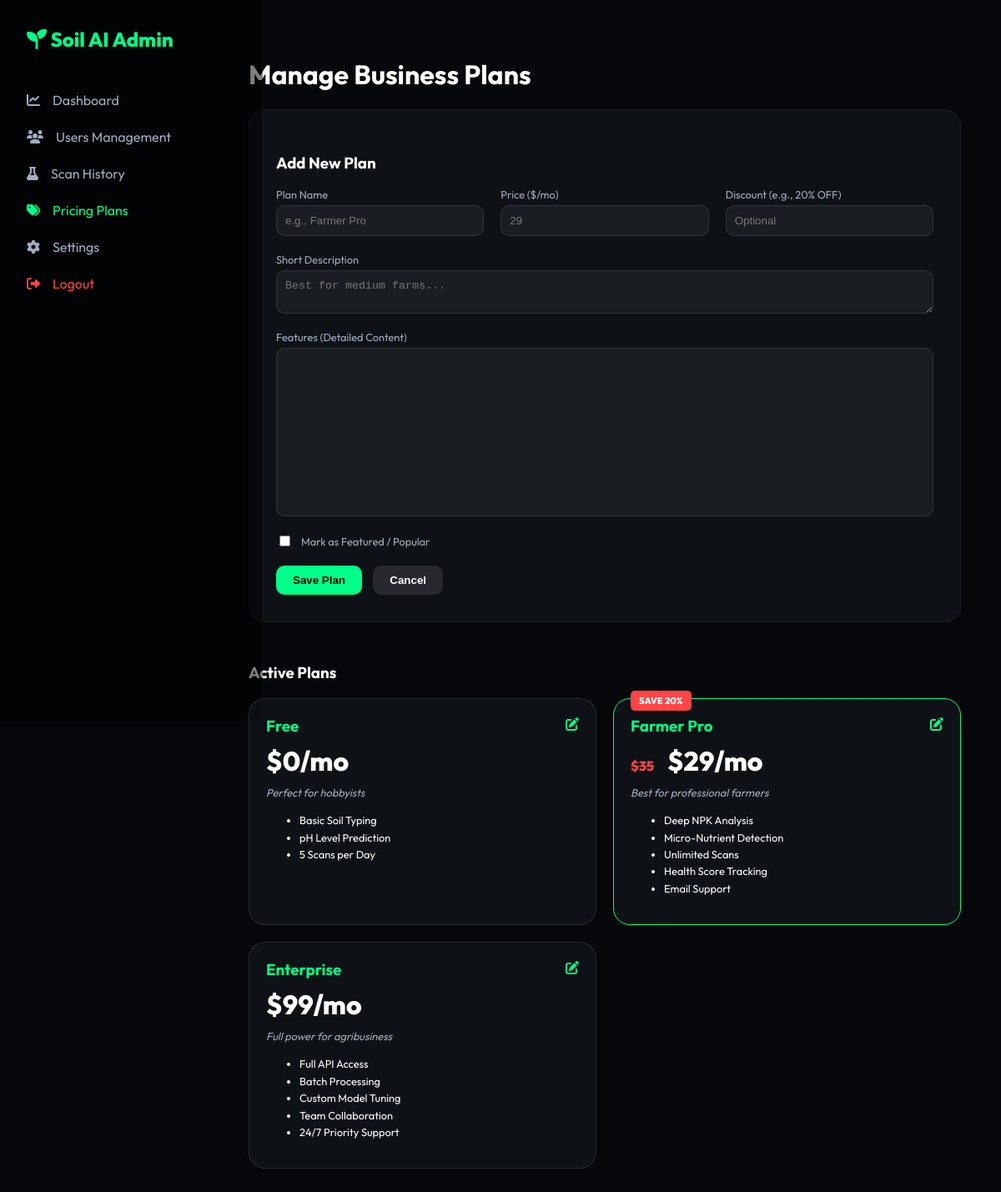
The page /api/admin/plans (signed in) on the database its author committed.
### models.py (models this page shows)
class PricingPlan(db.Model):
    id = db.Column(db.Integer, primary_key=True)
    name = db.Column(db.String(50), nullable=False)
    price = db.Column(db.String(20), nullable=False)
    discount = db.Column(db.String(20), nullable=True)
    description = db.Column(db.Text, nullable=True)
    features = db.Column(db.Text, nullable=False) # Comma separated or HTML
    is_featured = db.Column(db.Boolean, default=False)
    order = db.Column(db.Integer, default=0)

### app.py (the view, shortened to what this page needs)
@app.route('/api/admin/plans', methods=['GET', 'POST'])
@login_required
def admin_plans():
    from models import PricingPlan
    all_plans = PricingPlan.query.order_by(PricingPlan.order).all()
    plans_list = []
    for p in all_plans:
        plans_list.append({
            "id": p.id,
            "name": p.name,
            "price": p.price,
            "discount": p.discount,
            "description": p.description,
            "features": p.features,
            "is_featured": p.is_featured
        })
    return render_template('admin_plans.html', plans=plans_list, active_page='plans')

### app.py (called while the page is built)
@login_manager.user_loader
def load_user(user_id):
    return User.query.get(int(user_id))

### templates/admin_plans.html (shortened to what this page needs)
<!DOCTYPE html>
<html lang="en">
<head>
    <link rel="stylesheet" href="https://cdnjs.cloudflare.com/ajax/libs/font-awesome/6.4.0/css/all.min.css">
    <link href="https://cdn.quilljs.com/1.3.6/quill.snow.css" rel="stylesheet">
</head>
<body>
    <div class="sidebar">
        <div class="logo"><i class="fas fa-seedling"></i> Soil AI Admin</div>
        <ul class="nav-links">
            <li><a href="{{ url_for('admin_dashboard') }}"
                    class="{{ 'active' if active_page == 'dashboard' else '' }}"><i class="fas fa-chart-line"></i>
                    Dashboard</a></li>
            <li><a href="{{ url_for('admin_users') }}" class="{{ 'active' if active_page == 'users' else '' }}"><i
                        class="fas fa-users"></i> Users Management</a></li>
            <li><a href="{{ url_for('admin_scans') }}" class="{{ 'active' if active_page == 'scans' else '' }}"><i
                        class="fas fa-flask"></i> Scan History</a></li>
            <li><a href="{{ url_for('admin_plans') }}" class="{{ 'active' if active_page == 'plans' else '' }}"><i
                        class="fas fa-tags"></i> Pricing Plans</a></li>
            <li><a href="{{ url_for('admin_settings') }}" class="{{ 'active' if active_page == 'settings' else '' }}"><i
                        class="fas fa-cog"></i> Settings</a></li>
            <li><a href="{{ url_for('admin_logout') }}" class="logout"><i class="fas fa-sign-out-alt"></i> Logout</a>
            </li>
        </ul>
    </div>
    <div class="main-content">
        <header>
            <h1>Manage Business Plans</h1>
        </header>
        <div class="plan-editor">
            <h3 id="editor-title">Add New Plan</h3>
            <form method="POST" id="plan-form">
                <div class="form-row">
                    <div class="form-group">
                        <label>Plan Name</label>
                        <input type="text" name="name" id="plan-name" required placeholder="e.g., Farmer Pro">
                    </div>
                    <div class="form-group">
                        <label>Price ($/mo)</label>
                        <input type="text" name="price" id="plan-price" required placeholder="29">
                    </div>
                    <div class="form-group">
                        <label>Discount (e.g., 20% OFF)</label>
                        <input type="text" name="discount" id="plan-discount" placeholder="Optional">
                    </div>
                </div>
                <div class="form-group" style="margin-bottom: 20px;">
                    <label>Short Description</label>
                    <textarea name="description" id="plan-description" rows="2"
                        placeholder="Best for medium farms..."></textarea>
                </div>
                <div class="form-group" style="margin-bottom: 20px;">
                    <label>Features (Detailed Content)</label>
                    <div id="editor-container"></div>
                </div>
                <div class="form-group"
                    style="flex-direction: row; align-items: center; gap: 10px; margin-bottom: 20px;">
                    <input type="checkbox" name="is_featured" id="plan-featured">
                    <label for="plan-featured">Mark as Featured / Popular</label>
                </div>
                <button type="submit" class="btn">Save Plan</button>
                <button type="button" class="btn" onclick="resetForm()"
                    style="background: rgba(255,255,255,0.1); color: white; margin-left: 10px;">Cancel</button>
            </form>
        </div>
        <h3>Active Plans</h3>
        <div class="plans-list">
            {% for plan in plans %}
            <div class="plan-card {{ 'featured' if plan.is_featured else '' }}">
                {% if plan.discount %}
                <div class="discount-badge">{{ plan.discount }}</div>
                {% endif %}
                <div class="edit-btn" onclick='editPlan({{ plan|tojson }})'>
                    <i class="fas fa-edit"></i>
                </div>
                <h3>{{ plan.name }}</h3>
                <div class="price">
                    {% if plan.discount %}
                    <span class="old-price">${{ (plan.price|float * 1.2)|round|int }}</span>
                    {% endif %}
                    ${{ plan.price }}<span>/mo</span>
                </div>
                <div class="description">{{ plan.description }}</div>
                <div class="features">
                    {{ plan.features|safe }}
                </div>
            </div>
            {% endfor %}
        </div>
    </div>
</body>
</html>

### templates/admin_plans.html (style rules this page uses)
:root { --bg-color: #05070a; --accent-color: #00ff88; --card-bg: rgba(20, 25, 30, 0.6); --text-primary: #ffffff; --text-secondary: #a0aec0; }
body { font-family: 'Outfit', sans-serif; background: var(--bg-color); color: white; margin: 0; display: flex; }
.sidebar { width: 250px; height: 100vh; background: rgba(0, 0, 0, 0.5); border-right: 1px solid rgba(255, 255, 255, 0.05); padding: 2rem; position: fixed; }
.logo { font-size: 1.5rem; font-weight: 800; margin-bottom: 3rem; color: var(--accent-color); }
.nav-links { list-style: none; padding: 0; }
.nav-links li { margin-bottom: 1.5rem; }
.nav-links a { color: var(--text-secondary); text-decoration: none; display: flex; align-items: center; gap: 15px; transition: 0.3s; }
.nav-links a:hover, .nav-links a.active { color: var(--accent-color); }
.main-content { margin-left: 250px; padding: 3rem; width: 100%; }
.plan-editor { background: var(--card-bg); border-radius: 20px; padding: 2rem; border: 1px solid rgba(255, 255, 255, 0.05); margin-bottom: 3rem; }
.form-row { display: grid; grid-template-columns: repeat(3, 1fr); gap: 20px; margin-bottom: 20px; }
.form-group { display: flex; flex-direction: column; gap: 5px; }
label { color: var(--text-secondary); font-size: 0.8rem; }
input, textarea { background: rgba(255, 255, 255, 0.05); border: 1px solid rgba(255, 255, 255, 0.1); padding: 10px; border-radius: 10px; color: white; outline: none; }
#editor-container { height: 200px; background: rgba(255, 255, 255, 0.05); color: white; border: 1px solid rgba(255, 255, 255, 0.1); border-radius: 10px; }
.btn { background: var(--accent-color); color: black; border: none; padding: 10px 20px; border-radius: 10px; font-weight: 800; cursor: pointer; }
.plans-list { display: grid; grid-template-columns: repeat(auto-fill, minmax(300px, 1fr)); gap: 20px; }
.plan-card { background: var(--card-bg); border: 1px solid rgba(255, 255, 255, 0.1); padding: 20px; border-radius: 20px; position: relative; }
.plan-card.featured { border-color: var(--accent-color); }
.discount-badge { position: absolute; top: -10px; left: 20px; background: #ff4444; color: white; padding: 5px 10px; border-radius: 5px; font-size: 0.7rem; font-weight: 800; }
.plan-card h3 { margin: 0; color: var(--accent-color); }
.plan-card .price { font-size: 2rem; font-weight: 800; margin: 10px 0; }
.old-price { text-decoration: line-through; color: #ff4444; font-size: 1rem; margin-right: 10px; }
.plan-card .description { font-size: 0.8rem; color: var(--text-secondary); margin-bottom: 15px; font-style: italic; }
.plan-card .features { font-size: 0.8rem; color: var(--text-primary); line-height: 1.6; }
.edit-btn { position: absolute; top: 20px; right: 20px; color: var(--accent-color); cursor: pointer; }
.logout { color: #ff4444 !important; }

### rows shown on the page
PricingPlan: name "Free", price "0", description "Perfect for hobbyists", features "Basic Soil Typing pH Level Prediction 5 Scans per Day"
PricingPlan: discount "SAVE 20%", name "Farmer Pro", (plan.price|float*1.2)|round|int "35", price "29", description "Best for professional farmers", features "Deep NPK Analysis Micro-Nutrient Detection Unlimited Scans Health Score Tracking Email Support"
PricingPlan: name "Enterprise", price "99", description "Full power for agribusiness", features "Full API Access Batch Processing Custom Model Tuning Team Collaboration 24/7 Priority Support"
